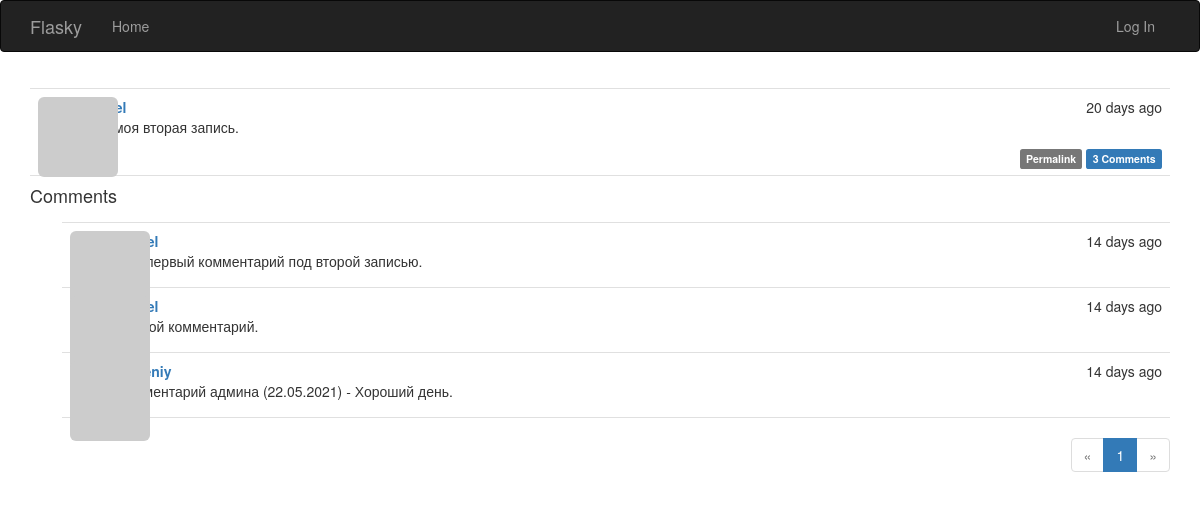
/post/102, run on the app's committed database.
### app/models.py (models this page shows, shortened)
class Post(db.Model):
    __tablename__ = 'posts'
    id = db.Column(db.Integer, primary_key=True)
    body = db.Column(db.Text)
    body_html = db.Column(db.Text)
    timestamp = db.Column(db.DateTime, index=True, default=datetime.utcnow)
    author_id = db.Column(db.Integer, db.ForeignKey('users.id'))
    comments = db.relationship('Comment', backref='post', lazy='dynamic')

class Comment(db.Model):
    __tablename__ = 'comments'
    id = db.Column(db.Integer, primary_key=True)
    body = db.Column(db.Text)
    body_html = db.Column(db.Text)
    timestamp = db.Column(db.DateTime, index=True, default=datetime.utcnow)
    disabled = db.Column(db.Boolean)
    author_id = db.Column(db.Integer, db.ForeignKey('users.id'))
    post_id = db.Column(db.Integer, db.ForeignKey('posts.id'))

### app/main/views.py (the view, shortened to what this page needs)
@main.route('/post/<int:id>', methods=['GET', 'POST'])
def post(id):
    post = Post.query.get_or_404(id)
    form = CommentForm()
    page = request.args.get('page', 1, type=int)
    if page == -1:
        page = (post.comments.count() - 1) // \
            current_app.config['FLASKY_COMMENTS_PER_PAGE'] + 1
    pagination = post.comments.order_by(Comment.timestamp.asc()).paginate(
        page, per_page=current_app.config['FLASKY_COMMENTS_PER_PAGE'],
        error_out=False)
    comments = pagination.items
    return render_template('post.html', posts=[post], form=form,
                           comments=comments, pagination=pagination)

### app/auth/views.py (called while the page is built)
@auth.before_app_request
def before_request():
    if current_user.is_authenticated:
        current_user.ping()
        if not current_user.confirmed \
                and request.endpoint \
                and request.blueprint != 'auth' \
                and request.endpoint != 'static':
            return redirect(url_for('auth.unconfirmed'))

@auth.before_app_request
def before_request():
    if current_user.is_authenticated \
            and not current_user.confirmed \
            and request.blueprint != 'auth' \
            and request.endpoint != 'static':
        return redirect(url_for('auth.unconfirmed'))

### app/main/__init__.py (called while the page is built)
@main.app_context_processor
def inject_permissions():
    return dict(Permission=Permission)

### app/models.py (called while the page is built)
    def gravatar_hash(self):
        return hashlib.md5(self.email.lower().encode('utf-8')).hexdigest()

    def gravatar(self, size=100, default='identicon', rating='g'):
        url = 'https://secure.gravatar.com/avatar'
        hash = self.avatar_hash or self.gravatar_hash()
        return '{url}/{hash}?s={size}&d={default}&r={rating}'.format(
            url=url, hash=hash, size=size, default=default, rating=rating)

    def can(self, permissions):
        return False

    def is_administrator(self):
        return False

### app/templates/post.html (shortened to what this page needs)
{% extends "base.html" %}
{% import "bootstrap/wtf.html" as wtf %}
{% import "_macros.html" as macros %}
{% block page_content %}
{% include '_posts.html' %}
<h4 id="comments">Comments</h4>
{% include '_comments.html' %}
{% if pagination %}
<div class="pagination">
    {{ macros.pagination_widget(pagination, '.post', fragment='#comments', id=posts[0].id) }}
</div>
{% endif %}
{% endblock %}

### app/templates/_posts.html (shortened to what this page needs)
<ul class="posts">
    {% for post in posts %}
    <li class="post">
        <div class="post-thumbnail">
            <a href="{{ url_for('.user', username=post.author.username) }}">
                <img class="img-rounded profile-thumbnail" src="{{ post.author.gravatar(size=40) }}">
            </a>
        </div>
        <div class="post-content">
            <div class="post-date">{{ moment(post.timestamp).fromNow() }}</div>
            <div class="post-author"><a href="{{ url_for('.user', username=post.author.username) }}">{{ post.author.username }}</a></div>
            <div class="post-body">
                {% if post.body_html %}
                    {{ post.body_html | safe }}
                {% else %}
                    {{ post.body }}
                {% endif %}
            </div>
            <div class="post-footer">
                <a href="{{ url_for('.post', id=post.id) }}">
                    <span class="label label-default">Permalink</span>
                </a>
                <a href="{{ url_for('.post', id=post.id) }}#comments">
                    <span class="label label-primary"> {{ post.comments.count() }} Comments</span>
                </a>
            </div>
        </div>
    </li>
    {% endfor %}
</ul>

### app/templates/_comments.html (shortened to what this page needs)
<ul class="comments">
    {% for comment in comments %}
    <li class="comment">
        <div class="comment-thumbnail">
            <a href="{{ url_for('.user', username=comment.author.username) }}">
                <img class="img-rounded profile-thumbnail" src="{{ comment.author.gravatar(size=40) }}">
            </a>
        </div>
        <div class="comment-content">
            <div class="comment-date">{{ moment(comment.timestamp).fromNow() }}</div>
            <div class="comment-author"><a href="{{ url_for('.user', username=comment.author.username) }}">{{ comment.author.username }}</a></div>
            <div class="comment-body">
                {% if moderate or not comment.disabled %}
                    {% if comment.body_html %}
                        {{ comment.body_html | safe }}
                    {% else %}
                        {{ comment.body }}
                    {% endif %}
                {% endif %}
            </div>
        </div>
    </li>
    {% endfor %}
</ul>

### app/static/styles.css (style rules this page uses)
.profile-thumbnail { position: absolute; }
ul.posts { list-style-type: none; padding: 0px; margin: 16px 0px 0px 0px; border-top: 1px solid #e0e0e0; }
ul.posts li.post { padding: 8px; border-bottom: 1px solid #e0e0e0; }
div.post-date { float: right; }
div.post-author { font-weight: bold; }
div.post-thumbnail { position: absolute; }
div.post-content { margin-left: 48px; min-height: 48px; }
div.post-footer { text-align: right; }
ul.comments { list-style-type: none; padding: 0px; margin: 16px 0px 0px 0px; }
ul.comments li.comment { margin-left: 32px; padding: 8px; border-bottom: 1px solid #e0e0e0; }
ul.comments li.comment:nth-child(1) { border-top: 1px solid #e0e0e0; }
div.comment-date { float: right; }
div.comment-author { font-weight: bold; }
div.comment-thumbnail { position: absolute; }
div.comment-content { margin-left: 48px; min-height: 48px; }
div.pagination { width: 100%; text-align: right; padding: 0px; margin: 0px; }

### data on the page
Post: timestamp "20 days ago", body_html "Это моя вторая запись.", comments.count "3"
Comment: timestamp "14 days ago", body_html "Это первый комментарий под второй записью."
Comment: timestamp "14 days ago", body_html "Второй комментарий."
Comment: timestamp "14 days ago", body_html "Комментарий админа (22.05.2021) - Хороший день."

### other printed values
{{ p }} "1"
